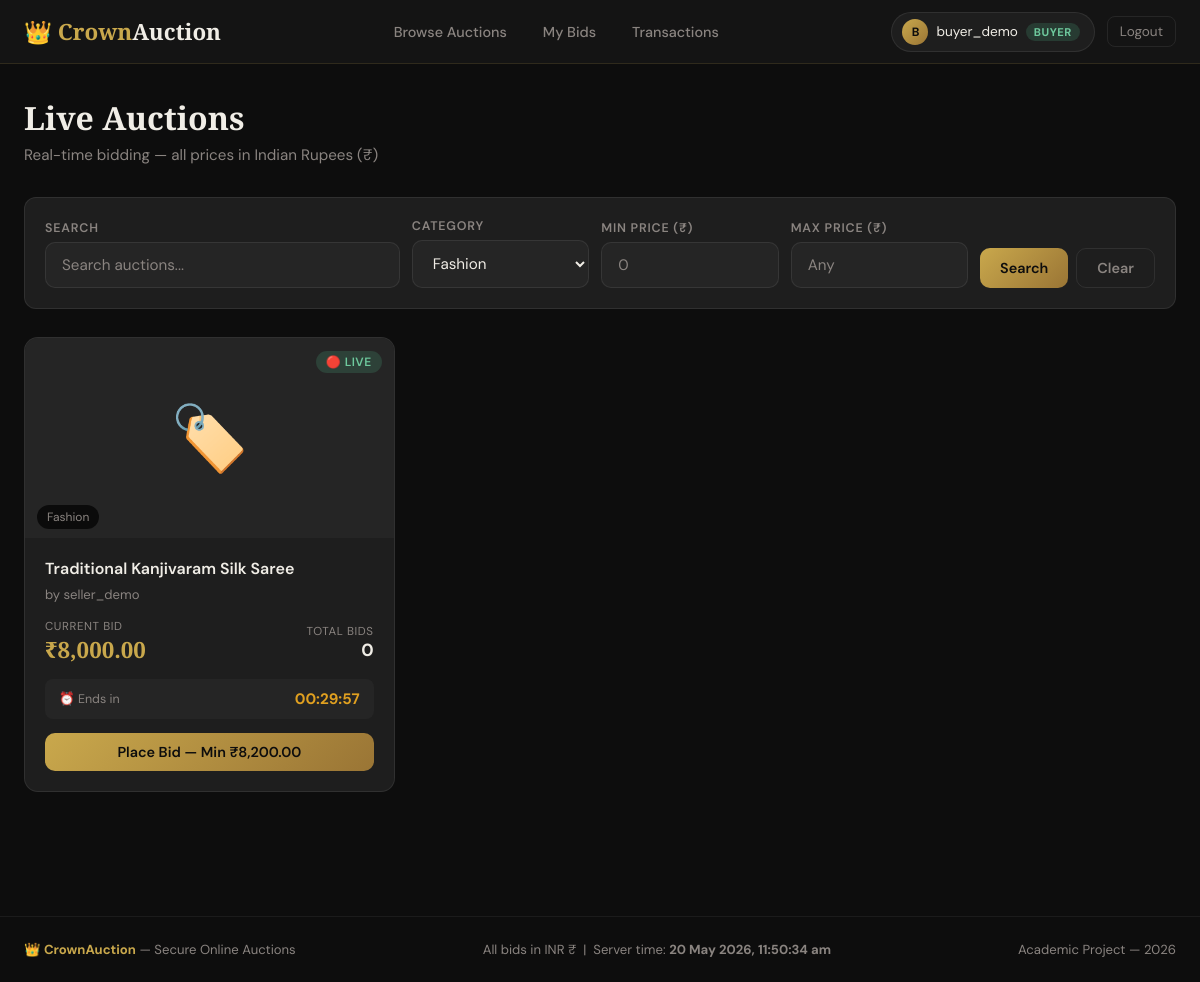
Page /views/buyer/browse.php?category=Fashion (signed in) on the committed database.
### tables this page shows
CREATE TABLE auctions (
    id INT UNSIGNED AUTO_INCREMENT PRIMARY KEY,
    seller_id INT UNSIGNED NOT NULL,
    title VARCHAR(200) NOT NULL,
    description TEXT,
    category VARCHAR(100),
    image_path VARCHAR(255),
    starting_price DECIMAL(12,2) NOT NULL,
    current_price DECIMAL(12,2) NOT NULL,
    min_bid_increment DECIMAL(12,2) NOT NULL DEFAULT 1.00,
    reserve_price DECIMAL(12,2) DEFAULT NULL,
    duration_minutes INT NOT NULL,
    start_time DATETIME NOT NULL,
    end_time DATETIME NOT NULL,
    status ENUM('pending','active','ended','cancelled','sold') DEFAULT 'pending',
    winner_id INT UNSIGNED DEFAULT NULL,
    total_bids INT DEFAULT 0,
    is_overridden TINYINT(1) DEFAULT 0,
    override_note TEXT,
    created_at TIMESTAMP DEFAULT CURRENT_TIMESTAMP,
    updated_at TIMESTAMP DEFAULT CURRENT_TIMESTAMP ON UPDATE CURRENT_TIMESTAMP,
    FOREIGN KEY (seller_id) REFERENCES users(id) ON DELETE CASCADE,
    FOREIGN KEY (winner_id) REFERENCES users(id) ON DELETE SET NULL,
    INDEX idx_status (status),
    INDEX idx_seller (seller_id),
    INDEX idx_end_time (end_time)
);

CREATE TABLE users (
    id INT UNSIGNED AUTO_INCREMENT PRIMARY KEY,
    username VARCHAR(50) NOT NULL UNIQUE,
    email VARCHAR(100) NOT NULL UNIQUE,
    password_hash VARCHAR(255) NOT NULL,
    role ENUM('buyer', 'seller', 'admin') NOT NULL DEFAULT 'buyer',
    full_name VARCHAR(100),
    phone VARCHAR(20),
    address TEXT,
    profile_image VARCHAR(255) DEFAULT 'default.png',
    is_banned TINYINT(1) DEFAULT 0,
    ban_reason TEXT,
    is_verified TINYINT(1) DEFAULT 1,
    fraud_score INT DEFAULT 0,
    created_at TIMESTAMP DEFAULT CURRENT_TIMESTAMP,
    updated_at TIMESTAMP DEFAULT CURRENT_TIMESTAMP ON UPDATE CURRENT_TIMESTAMP,
    last_login TIMESTAMP NULL,
    INDEX idx_role (role),
    INDEX idx_email (email),
    INDEX idx_banned (is_banned)
);

### config/database.php (called while the page is built, shortened)
<?php
class Database {
    private static ?PDO $instance = null;
    public static function getInstance(): PDO {
        if (self::$instance === null) {
            $dsn = "mysql:host=" . DB_HOST . ";dbname=" . DB_NAME . ";charset=" . DB_CHARSET;
            $options = [
                PDO::ATTR_ERRMODE            => PDO::ERRMODE_EXCEPTION,
                PDO::ATTR_DEFAULT_FETCH_MODE => PDO::FETCH_ASSOC,
                PDO::ATTR_EMULATE_PREPARES   => false,
                PDO::ATTR_PERSISTENT         => true,
                PDO::MYSQL_ATTR_INIT_COMMAND => "SET NAMES utf8mb4, time_zone = '+05:30'"
            ];
            try {
                self::$instance = new PDO($dsn, DB_USER, DB_PASS, $options);
            } catch (PDOException $e) {
                $isApi = (strpos($_SERVER['REQUEST_URI'] ?? '', '/api/') !== false);
                if ($isApi) {
                    header('Content-Type: application/json');
                    echo json_encode(['success' => false, 'message' => 'Service temporarily unavailable. Please try again.']);
                } else {
                    echo '<div style="font-family:sans-serif;padding:40px;text-align:center;background:#0d0d0d;color:#f0ede6;min-height:100vh;">
                        <h2 style="color:#C9A84C;">&#128274; CrownAuction</h2>
                        <p>Service temporarily unavailable. Please try again in a moment.</p>
                    </div>';
                }
                exit;
            }
        }
        return self::$instance;
    }
    public static function query(string $sql, array $params = []): PDOStatement {
        $stmt = self::getInstance()->prepare($sql);
        $stmt->execute($params);
        return $stmt;
    }
}

### models/AuctionModel.php (called while the page is built, shortened)
<?php
require_once __DIR__ . '/../config/database.php';
class AuctionModel {
    public static function getAll(array $filters = [], int $limit = 12, int $offset = 0): array {
        $where = ["a.status = 'active'"];
        $params = [];
        if (!empty($filters['category'])) {
            $where[] = "a.category = ?";
            $params[] = $filters['category'];
        }
        $whereClause = implode(' AND ', $where);
        $params[] = $limit;
        $params[] = $offset;
        return Database::query(
            "SELECT a.*, u.username as seller_name, u.full_name as seller_fullname
             FROM auctions a
             JOIN users u ON a.seller_id = u.id
             WHERE $whereClause
             ORDER BY a.end_time ASC
             LIMIT ? OFFSET ?",
            $params
        )->fetchAll();
    }
}

### includes/session.php (called while the page is built, shortened)
<?php
function formatINR(float $amount): string {
    return '₹' . number_format($amount, 2);
}
function timeRemaining(string $endTime): array {
    $now  = new DateTime();
    $end  = new DateTime($endTime);
    $diff = $now->diff($end);
    if ($now >= $end) {
        return ['expired' => true, 'text' => 'Auction Ended'];
    }
    $hours   = $diff->h + ($diff->days * 24);
    $minutes = $diff->i;
    $seconds = $diff->s;
    return [
        'expired' => false,
        'hours'   => $hours,
        'minutes' => $minutes,
        'seconds' => $seconds,
        'total_seconds' => ($hours * 3600) + ($minutes * 60) + $seconds,
        'text'    => sprintf('%02d:%02d:%02d', $hours, $minutes, $seconds)
    ];
}

### views/buyer/browse.php (the view, shortened to what this page needs)
<?php
require_once __DIR__ . '/../../config/database.php';
require_once __DIR__ . '/../../includes/session.php';
require_once __DIR__ . '/../../models/AuctionModel.php';
$perPage = 9;
$page    = max(1, (int)($_GET['page'] ?? 1));
$offset  = ($page - 1) * $perPage;
$filters = [
    'category'  => $_GET['category'] ?? '',
    'search'    => $_GET['search'] ?? '',
    'min_price' => $_GET['min_price'] ?? '',
    'max_price' => $_GET['max_price'] ?? '',
];
$auctions = AuctionModel::getAll($filters, $perPage, $offset);
$categories = Database::query("SELECT * FROM categories ORDER BY name")->fetchAll();
include __DIR__ . '/../shared/header.php';
?>
<div class="page-header">
  <h1>Live Auctions</h1>
  <p>Real-time bidding — all prices in Indian Rupees (₹)</p>
</div>
<div class="card" style="margin-bottom:28px;">
  <div class="card-body" style="padding:20px;">
    <form method="GET" style="display:flex;gap:12px;flex-wrap:wrap;align-items:flex-end;">
      <div style="flex:2;min-width:180px;">
        <label style="display:block;font-size:0.78rem;color:var(--text-muted);font-weight:600;text-transform:uppercase;letter-spacing:0.8px;margin-bottom:6px;">Search</label>
        <input type="text" name="search" class="form-control" placeholder="Search auctions..." value="<?= htmlspecialchars($filters['search']) ?>">
      </div>
      <div style="flex:1;min-width:140px;">
        <label style="display:block;font-size:0.78rem;color:var(--text-muted);font-weight:600;text-transform:uppercase;letter-spacing:0.8px;margin-bottom:6px;">Category</label>
        <select name="category" class="form-control">
          <?php foreach ($categories as $cat): ?>
            <option value="<?= $cat['name'] ?>" <?= $filters['category'] === $cat['name'] ? 'selected' : '' ?>>
              <?= htmlspecialchars($cat['name']) ?>
            </option>
          <?php endforeach; ?>
        </select>
      </div>
      <div style="flex:1;min-width:120px;">
        <label style="display:block;font-size:0.78rem;color:var(--text-muted);font-weight:600;text-transform:uppercase;letter-spacing:0.8px;margin-bottom:6px;">Min Price (₹)</label>
        <input type="number" name="min_price" class="form-control" placeholder="0" value="<?= htmlspecialchars($filters['min_price']) ?>">
      </div>
      <div style="flex:1;min-width:120px;">
        <label style="display:block;font-size:0.78rem;color:var(--text-muted);font-weight:600;text-transform:uppercase;letter-spacing:0.8px;margin-bottom:6px;">Max Price (₹)</label>
        <input type="number" name="max_price" class="form-control" placeholder="Any" value="<?= htmlspecialchars($filters['max_price']) ?>">
      </div>
      <div style="display:flex;gap:8px;">
        <button type="submit" class="btn btn-gold">Search</button>
        <a href="browse.php" class="btn btn-outline">Clear</a>
      </div>
    </form>
  </div>
</div>
<?php if (empty($auctions)): ?>
  <div class="card" style="text-align:center;padding:60px;">
    <div style="font-size:3rem;margin-bottom:16px;">🔍</div>
    <h3 style="color:var(--text-muted);">No active auctions found</h3>
    <p style="color:var(--text-muted);margin-top:8px;">Try adjusting your filters or check back later.</p>
  </div>
<?php else: ?>
  <div style="display:grid;grid-template-columns:repeat(auto-fill,minmax(320px,1fr));gap:20px;margin-bottom:32px;">
    <?php foreach ($auctions as $a):
      $time = timeRemaining($a['end_time']);
      $minNext = (float)$a['current_price'] + (float)$a['min_bid_increment'];
    ?>
    <div class="auction-card" data-id="<?= $a['id'] ?>" style="background:var(--dark-3);border:1px solid var(--border);border-radius:14px;overflow:hidden;transition:all 0.2s;cursor:pointer;"
      onmouseover="this.style.borderColor='rgba(201,168,76,0.4)';this.style.transform='translateY(-2px)'"
      onmouseout="this.style.borderColor='var(--border)';this.style.transform='translateY(0)'">
      <div style="position:relative;background:var(--surface);height:200px;overflow:hidden;">
        <?php
          $imgFile = UPLOAD_PATH . $a['image_path'];
          $imgUrl  = (file_exists($imgFile) && $a['image_path'] !== 'default_item.jpg')
                    ? UPLOAD_URL . $a['image_path']
                    : '';
        ?>
        <?php if ($imgUrl): ?>
          <img src="<?= $imgUrl ?>" alt="<?= htmlspecialchars($a['title']) ?>"
            style="width:100%;height:100%;object-fit:cover;">
        <?php else: ?>
          <div style="width:100%;height:100%;display:flex;align-items:center;justify-content:center;font-size:4rem;">🏷️</div>
        <?php endif; ?>
        <div style="position:absolute;top:12px;right:12px;">
          <span class="badge badge-active">🔴 Live</span>
        </div>
        <?php if ($a['category']): ?>
        <div style="position:absolute;bottom:12px;left:12px;">
          <span style="background:rgba(0,0,0,0.7);color:var(--text-muted);font-size:0.75rem;padding:4px 10px;border-radius:100px;">
            <?= htmlspecialchars($a['category']) ?>
          </span>
        </div>
        <?php endif; ?>
      </div>
      <div style="padding:20px;">
        <h3 style="font-size:1rem;font-weight:600;margin-bottom:6px;line-height:1.4;">
          <?= htmlspecialchars($a['title']) ?>
        </h3>
        <p style="font-size:0.82rem;color:var(--text-muted);margin-bottom:16px;">
          by <?= htmlspecialchars($a['seller_name']) ?>
        </p>
        <div style="display:flex;justify-content:space-between;align-items:center;margin-bottom:14px;">
          <div>
            <div style="font-size:0.72rem;color:var(--text-muted);text-transform:uppercase;letter-spacing:0.6px;">Current Bid</div>
            <div class="current-price" style="font-family:'Playfair Display',serif;font-size:1.4rem;font-weight:700;color:var(--gold);">
              <?= formatINR($a['current_price']) ?>
            </div>
          </div>
          <div style="text-align:right;">
            <div style="font-size:0.72rem;color:var(--text-muted);text-transform:uppercase;letter-spacing:0.6px;">Total Bids</div>
            <div style="font-size:1.1rem;font-weight:700;"><?= $a['total_bids'] ?></div>
          </div>
        </div>
        <div class="countdown-block" data-end="<?= $a['end_time'] ?>"
          style="background:var(--surface);border-radius:8px;padding:10px 14px;margin-bottom:14px;display:flex;align-items:center;justify-content:space-between;">
          <span style="font-size:0.78rem;color:var(--text-muted);">⏰ Ends in</span>
          <span class="countdown-display" style="font-weight:700;font-size:0.95rem;color:<?= $time['expired'] ? 'var(--danger)' : 'var(--text)' ?>;">
          </span>
        </div>
        <a href="<?= APP_URL ?>/views/buyer/auction_detail.php?id=<?= $a['id'] ?>"
          class="btn btn-gold" style="width:100%;justify-content:center;text-align:center;">
          Place Bid — Min <?= formatINR($minNext) ?>
        </a>
      </div>
    </div>
    <?php endforeach; ?>
  </div>
<?php endif; ?>
<?php include __DIR__ . '/../shared/footer.php'; ?>

### views/shared/header.php (style rules this page uses)
:root { --gold: #C9A84C; --gold-light: #E8C97A; --gold-dark: #9A7535; --dark: #0D0D0D; --dark-2: #141414; --dark-3: #1E1E1E; --surface: #252525; --border: rgba(255,255,255,0.08); --text: #F0EDE6; --text-muted: #8A8480; --danger: #E05555; --success: #4CAF80; --warning: #E0A020; --radius: 12px; --shadow: 0 4px 24px rgba(0,0,0,0.4); }
* { box-sizing: border-box; margin: 0; padding: 0; }
body { font-family: 'DM Sans', sans-serif; background: var(--dark); color: var(--text); min-height: 100vh; }
.page-header { margin-bottom: 32px; }
.page-header h1 { font-family: 'Playfair Display', serif; font-size: 2rem; font-weight: 700; margin-bottom: 6px; }
.page-header p { color: var(--text-muted); font-size: 0.95rem; }
.card { background: var(--dark-3); border: 1px solid var(--border); border-radius: var(--radius); overflow: hidden; }
.card-body { padding: 24px; }
.btn { display: inline-flex; align-items: center; gap: 8px; padding: 10px 20px; border-radius: 10px; font-family: 'DM Sans', sans-serif; font-size: 0.9rem; font-weight: 600; cursor: pointer; border: none; transition: all 0.2s; text-decoration: none; }
.btn-gold { background: linear-gradient(135deg, var(--gold), var(--gold-dark)); color: var(--dark); }
.btn-outline { background: transparent; border: 1px solid var(--border); color: var(--text-muted); }
.form-control { width: 100%; background: var(--surface); border: 1px solid var(--border); border-radius: 10px; color: var(--text); font-family: 'DM Sans', sans-serif; font-size: 0.95rem; padding: 12px 16px; transition: all 0.2s; outline: none; }
.form-control::placeholder { color: var(--text-muted); }
select.form-control option { background: var(--dark-3); }
.badge { display: inline-block; padding: 3px 10px; border-radius: 100px; font-size: 0.75rem; font-weight: 600; text-transform: uppercase; letter-spacing: 0.5px; }
.badge-active { background: rgba(76,175,128,0.2); color: #6EC99D; }

### rows in the picture
auctions: category "Fashion", title "Traditional Kanjivaram Silk Saree", seller.username "seller_demo", current_price "₹8,000.00", total_bids "0", formatINR($minNext) "₹8,200.00"

### other values in the picture
substr($user['username'], 0, 1) "B"
$user['username'] "buyer_demo"
$user['role'] "BUYER"
form field category "Fashion"
